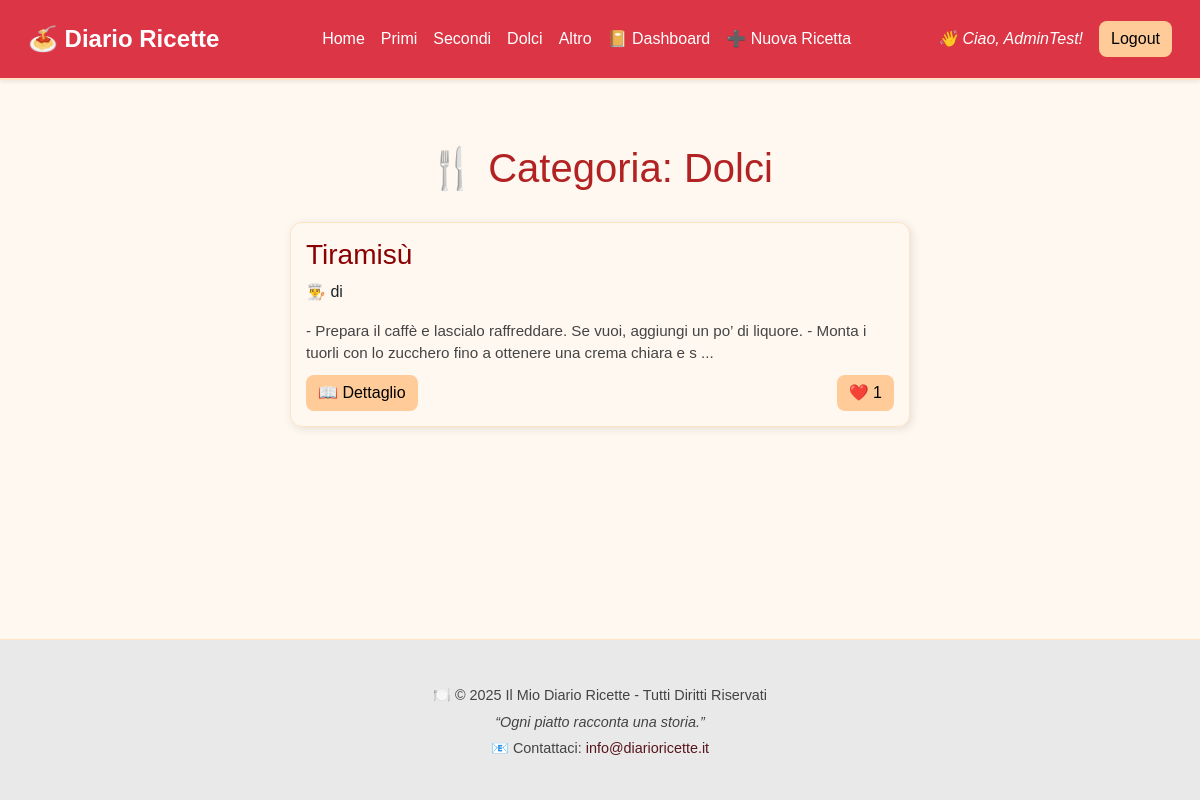
The page /categorie/Dolci (signed in) on the database its author committed.
### app2.py (models this page shows, shortened)
class User(db.Model, UserMixin):
    __tablename__ = 'utente'
    id_utente = db.Column(db.Integer, primary_key=True)
    username = db.Column('nome_utente', db.String(80), unique=True, nullable=False)
    email = db.Column('email', db.String(100), unique=True, nullable=False)
    password_hash = db.Column('password_hash', db.String(255), nullable=False)
    ruolo = db.Column('ruolo', db.String(20), default='utente')
    data_registrazione = db.Column('data_registrazione', db.DateTime)
    id = synonym('id_utente')
    recipes = db.relationship(
        'Recipe',
        back_populates='author',
        lazy='dynamic',
        foreign_keys='Recipe.id_autore',
        cascade="all, delete-orphan"
    )
    likes = db.relationship('Like', back_populates='user', lazy='dynamic', cascade="all, delete-orphan")

class Category(db.Model):
    __tablename__ = 'categoria'
    id_categoria = db.Column(db.Integer, primary_key=True)
    name = db.Column('nome', db.String(50), unique=True, nullable=False)
    id = synonym('id_categoria')
    recipes = db.relationship('Recipe', back_populates='category', lazy='dynamic')

class Recipe(db.Model):
    __tablename__ = 'ricetta'
    id_ricetta = db.Column(db.Integer, primary_key=True)
    title = db.Column(db.String(100), nullable=False)
    ingredients = db.Column('ingredienti', db.Text, nullable=False)
    instructions = db.Column('istruzioni', db.Text, nullable=False)
    preparation_time = db.Column('tempo_prep', db.Integer, default=0)
    cooking_time = db.Column('tempo_cottura', db.Integer, default=0)
    servings = db.Column('porzioni', db.Integer, default=1)
    is_private = db.Column('is_privata', db.Boolean, default=False)
    id_autore = db.Column(db.Integer, db.ForeignKey('utente.id_utente'), nullable=False)
    category_id = db.Column(
        'id_categoria',
        db.Integer,
        db.ForeignKey('categoria.id_categoria'),
        nullable=False
    )
    description = db.Column('descrizione', db.Text, nullable=False)
    filename = db.Column('filename', db.String(100), nullable=True)
    creation_date = db.Column('data_creazione_ricetta', db.String(10), default=lambda: time.strftime("%Y-%m-%d"))
    id = synonym('id_ricetta')
    author_id = synonym('id_autore')
    author = db.relationship(
        'User',
        back_populates='recipes',
        foreign_keys=[id_autore]
    )
    category = db.relationship('Category', back_populates='recipes', foreign_keys='Recipe.category_id')
    likes = db.relationship('Like', back_populates='recipe', lazy='dynamic')

### app2.py (the view)
@app.route('/categorie/<nome_categoria>')
def mostra_categoria(nome_categoria):
    category_obj = db.session.scalar(db.select(Category).filter_by(name=nome_categoria))
    if not category_obj:
        flash(f'⚠️ Categoria "{nome_categoria}" non trovata.', 'warning')
        return redirect(url_for('home'))
    ricette_query = db.session.execute(
        db.select(Recipe, User.username.label('autore_nome'), func.count(Like.recipe_id).label('num_likes'))
        .join(User, Recipe.author_id == User.id)
        .outerjoin(Like, Recipe.id == Like.recipe_id)
        .where(Recipe.category_id == category_obj.id)
        .group_by(Recipe.id, User.username)
        .order_by(Recipe.title.asc())
    ).all()
    ricette = []
    for r, autore_nome, num_likes in ricette_query:
        ricette.append({
            'id_ricetta': r.id,
            'titolo_ricetta': r.title,
            'descrizione': r.description,
            'filename': r.filename,
            'autore_nome': autore_nome,
            'categoria_nome': nome_categoria,
            'num_likes': num_likes
        })
    return render_template('categoria.html', ricette=ricette, categoria_nome=nome_categoria)

### app2.py (called while the page is built)
@login_manager.user_loader
def load_user(user_id):
    return User.query.get(int(user_id))

### templates/categoria.html (shortened to what this page needs)
{% extends 'base.html' %}
{% block content %}
<div class="container">
    <h1 class="titolo">🍴 Categoria: {{ categoria_nome }}</h1>
    {% if ricette %}
        <div class="lista-ricette">
            {% for ricetta in ricette %}
            <div class="ricetta-card">
                <h3>{{ ricetta['titolo_ricetta'] }}</h3>
                <p class="autore">👨‍🍳 di <strong>{{ ricetta['nome_utente'] }}</strong></p>
                <p class="descrizione">
                    {{ ricetta['descrizione'][:150] }}
                    {% if ricetta['descrizione']|length > 150 %}...{% endif %}
                </p>
                <div class="azioni">
                    <a href="{{ url_for('dettaglio_ricetta', id_ricetta=ricetta['id_ricetta']) }}" class="btn">📖 Dettaglio</a>
                    <form class="like-form" data-id="{{ ricetta['id_ricetta'] }}" method="POST">
                        <button type="submit" class="btn like-btn">❤️ <span class="likes-count">{{ ricetta['num_likes'] }}</span></button>
                    </form>
                </div>
            </div>
            {% endfor %}
        </div>
    {% else %}
        <p class="vuoto">😢 Non ci sono ricette in questa categoria.</p>
    {% endif %}
</div>
{% endblock %}

### templates/base.html (shortened to what this page needs)
<!DOCTYPE html>
<html lang="it">
<head>
    <link rel="stylesheet" href="{{ url_for('static', filename='stile.css')}}">
    <link href="https://cdn.jsdelivr.net/npm/bootstrap@5.3.3/dist/css/bootstrap.min.css"
          rel="stylesheet"
          xintegrity="sha384-QWTKZyjpPEjISv5WaRU9OFeRpok6YctnYmDr5pNlyT2bRjXh0JMhjY6hW+ALEwIH"
>
</head>
<body>
    <header class="navbar navbar-expand-lg bg-danger p-3 shadow-sm">
        <div class="container-fluid">
            <a class="navbar-brand text-white fw-bold fs-4" href="{{ url_for('home') }}">
                🍝 Diario Ricette
            </a>
            <div class="collapse navbar-collapse justify-content-end" id="navbarNav">
                <ul class="navbar-nav mx-auto mb-2 mb-lg-0">
                    <li class="nav-item">
                        <a class="nav-link text-white" href="{{ url_for('home') }}">Home</a>
                    </li>
                    <li class="nav-item">
                        <a class="nav-link text-white" href="{{ url_for('mostra_categoria', nome_categoria='Primi') }}">Primi</a>
                    </li>
                    <li class="nav-item">
                        <a class="nav-link text-white" href="{{ url_for('mostra_categoria', nome_categoria='Secondi') }}">Secondi</a>
                    </li>
                    <li class="nav-item">
                        <a class="nav-link text-white" href="{{ url_for('mostra_categoria', nome_categoria='Dolci') }}">Dolci</a>
                    </li>
                    <li class="nav-item">
                        <a class="nav-link text-white" href="{{ url_for('mostra_categoria', nome_categoria='Altro') }}">Altro</a>
                    </li>
                    {% if session.get ('utente') %}
                        <li class="nav-item">
                            <a class="nav-link text-white" href="{{ url_for('diario_ricette') }}">📔 Dashboard</a>
                        </li>
                        <li class="nav-item">
                            <a class="nav-link text-white" href="{{ url_for('nuova_ricetta') }}">➕ Nuova Ricetta</a>
                        </li>
                    {% endif %}
                </ul>
                <div class="d-flex align-items-center">
                    {% if session.get('utente') %}
                        <span class="utente me-3">👋 Ciao, {{ session['utente'] }}!</span>
                        <a class="btn btn-outline-light" href="{{ url_for('logout') }}">Logout</a>
                    {% else %}
                        <a class="btn btn-outline-light me-2" href="{{ url_for('login') }}">Login</a>
                        <a class="btn btn-light" href="{{ url_for('register') }}">Registrati</a>
                    {% endif %}
                </div>
            </div>
        </div>
    </header>
    <main class="container mt-4">
        {% block content %}{% endblock %}
    </main>
    <footer class="footer">
        <div class="container">
            <p class="mb-1">🍽️ &copy; 2025 Il Mio Diario Ricette - Tutti Diritti Riservati</p>
            <p class="mb-1"><em>“Ogni piatto racconta una storia.”</em></p>
            <p class="mb-0">📧 Contattaci: <a href="mailto:info@diarioricette.it" class="text-danger-emphasis text-decoration-none">info@diarioricette.it</a></p>
        </div>
    </footer>
</body>
</html>

### static/stile.css (style rules this page uses)
.navbar { background-color: #fff8f0; border-bottom: 2px solid #ffe4c4; padding: 10px 0; }
html, body { height: 100%; }
body { display: flex; flex-direction: column; }
main { flex: 1; }

### templates/base.html (style rules this page uses)
body { background: #fff8f0; font-family: 'Arial', sans-serif; }
.footer { background-color: #e9e9e9; color: #444; padding: 20px 0; margin-top: 40px; border-top: 1px solid #ffe4c4; font-size: 0.9em; text-align: center; }
.footer p { margin: 5px 0; }
.utente { font-style: italic; color: white; }

### templates/categoria.html (style rules this page uses)
.container { max-width: 700px; margin: 0 auto; padding: 20px; }
.titolo { text-align: center; color: #b22222; margin-bottom: 30px; }
.lista-ricette { display: flex; flex-direction: column; gap: 20px; align-items: center; }
.ricetta-card { background: #fff8f0; border: 1px solid #ffe4c4; border-radius: 12px; padding: 15px; box-shadow: 2px 2px 10px rgba(0,0,0,0.1); width: 100%; transition: transform 0.3s, box-shadow 0.3s; }
.ricetta-card h3 { color: #8b0000; }
.descrizione { color: #444; font-size: 0.95em; margin: 10px 0; }
.azioni { display: flex; justify-content: space-between; align-items: center; }
.btn { background: #ffcc99; border: none; border-radius: 8px; padding: 6px 12px; cursor: pointer; text-decoration: none; color: #000; }

### rows shown on the page
User: utente "AdminTest"
Category: nome "Dolci"
Recipe: titolo_ricetta "Tiramisù", descrizione "- Prepara il caffè e lascialo raffreddare. Se vuoi, aggiungi un po’ di liquore. - Monta i tuorli con lo zucchero fino a ottenere una crema chiara e s", num_likes "1"
